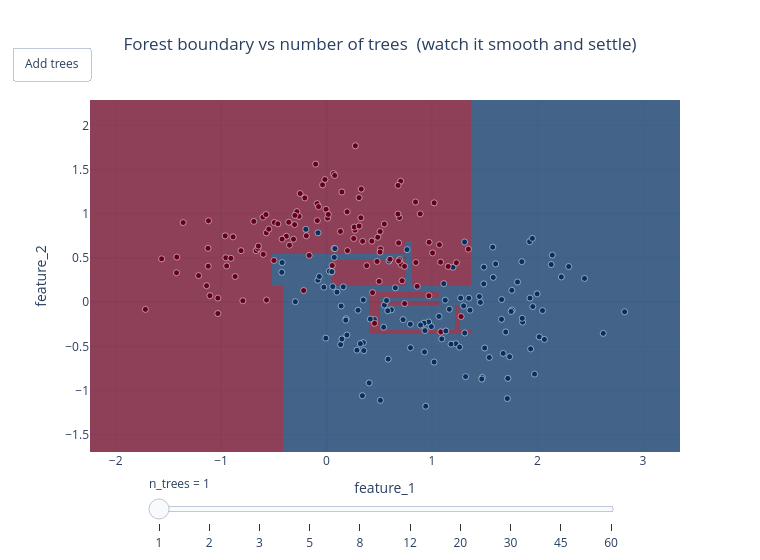

Write notebook code for a chart like this one.
### Markdown cell above
### Bonus: interactive extras (play and drag)

The animation above is a pre-rendered video. Here are two **interactive** Plotly views you can explore live.

> **Why no 3-D loss surface here?** Like a single tree, a random forest is **not** trained by gradient descent — it grows independent trees and votes. The meaningful stories for a forest are **how many trees** you average and **how it resists overfitting**, so that is what these controls explore.

#### 1. Ensemble-size explorer — drag the number of trees
Drag the slider (or press ▶) to average more trees and watch the boundary smooth out, then stop changing once you have "enough".

### Code cell
# Interactive boundary vs number of trees (Plotly heatmap frames + play + slider)
import plotly.graph_objects as go

gx = np.linspace(x_min, x_max, 110)
gy = np.linspace(y_min, y_max, 110)
GX, GY = np.meshgrid(gx, gy)
flat = np.c_[GX.ravel(), GY.ravel()]

def proba_k(k):
    agg = np.zeros((flat.shape[0], len(big.classes_)))
    for tree in big.trees[:k]:
        proba = tree.predict_proba(flat)
        cols = np.searchsorted(big.classes_, tree.classes_)
        agg[:, cols] += proba
    return (agg / k)[:, 1].reshape(GX.shape)

k_list = [1, 2, 3, 5, 8, 12, 20, 30, 45, 60]
Zk = {k: proba_k(k) for k in k_list}

def heat(k):
    return go.Heatmap(x=gx, y=gy, z=Zk[k], colorscale="RdBu", zmin=0, zmax=1,
                      opacity=0.75, showscale=False)

pts_layer = go.Scatter(x=X_train[:, 0], y=X_train[:, 1], mode="markers",
                       marker=dict(color=y_train, colorscale="RdBu", size=6,
                                   line=dict(color="white", width=0.5)), showlegend=False)

frames = [go.Frame(data=[heat(k), pts_layer], name=str(k)) for k in k_list]
fig_b = go.Figure(data=[heat(k_list[0]), pts_layer], frames=frames)
fig_b.update_layout(
    title=dict(text="Forest boundary vs number of trees  (watch it smooth and settle)", x=0.5, xanchor="center"),
    xaxis_title="feature_1", yaxis_title="feature_2",
    template="plotly_white", width=760, height=560,
    updatemenus=[dict(type="buttons", x=0.0, y=1.15, showactive=False,
        buttons=[dict(label="Add trees", method="animate",
                      args=[None, dict(frame=dict(duration=700, redraw=True), fromcurrent=True)])])],
    sliders=[dict(active=0, currentvalue=dict(prefix="n_trees = "), x=0.1, len=0.8,
        steps=[dict(method="animate", label=str(k),
                    args=[[str(k)], dict(mode="immediate", frame=dict(duration=0, redraw=True))])
               for k in k_list])],
)
fig_b.show()

### Figure 1 — Plotly figure (JSON) as saved in the notebook; plotly's stock layout.template omitted (floating-point values rounded to 4 significant figures; data arrays with more than 128 entries replaced by an {"elided": "..."} marker saying what was removed)
{"data": [{"colorscale": [[0.0, "rgb(103,0,31)"], [0.1, "rgb(178,24,43)"], [0.2, "rgb(214,96,77)"], [0.3, "rgb(244,165,130)"], [0.4, "rgb(253,219,199)"], [0.5, "rgb(247,247,247)"], [0.6, "rgb(209,229,240)"], [0.7, "rgb(146,197,222)"], [0.8, "rgb(67,147,195)"], [0.9, "rgb(33,102,172)"], [1.0, "rgb(5,48,97)"]], "opacity": 0.75, "showscale": false, "type": "heatmap", "x": [-2.218, -2.167, -2.116, -2.065, -2.014, -1.963, -1.913, -1.862, -1.811, -1.76, -1.709, -1.658, -1.607, -1.556, -1.506, -1.455, -1.404, -1.353, -1.302, -1.251, -1.2, -1.149, -1.099, -1.048, -0.9968, -0.946, -0.8951, -0.8442, -0.7934, -0.7425, -0.6916, -0.6407, -0.5899, -0.539, -0.4881, -0.4373, -0.3864, -0.3355, -0.2847, -0.2338, -0.1829, -0.132, -0.08117, -0.0303, 0.02057, 0.07144, 0.1223, 0.1732, 0.224, 0.2749, 0.3258, 0.3767, 0.4275, 0.4784, 0.5293, 0.5801, 0.631, 0.6819, 0.7328, 0.7836, 0.8345, 0.8854, 0.9362, 0.9871, 1.038, 1.089, 1.14, 1.191, 1.241, 1.292, 1.343, 1.394, 1.445, 1.496, 1.547, 1.598, 1.648, 1.699, 1.75, 1.801, 1.852, 1.903, 1.954, 2.005, 2.055, 2.106, 2.157, 2.208, 2.259, 2.31, 2.361, 2.411, 2.462, 2.513, 2.564, 2.615, 2.666, 2.717, 2.768, 2.818, 2.869, 2.92, 2.971, 3.022, 3.073, 3.124, 3.175, 3.225, 3.276, 3.327], "y": [-1.678, -1.641, -1.605, -1.569, -1.533, -1.497, -1.46, -1.424, -1.388, -1.352, -1.316, -1.279, -1.243, -1.207, -1.171, -1.134, -1.098, -1.062, -1.026, -0.9897, -0.9535, -0.9173, -0.8811, -0.8449, -0.8087, -0.7724, -0.7362, -0.7, -0.6638, -0.6276, -0.5914, -0.5552, -0.519, -0.4828, -0.4466, -0.4104, -0.3742, -0.338, -0.3018, -0.2656, -0.2294, -0.1932, -0.157, -0.1208, -0.08458, -0.04837, -0.01217, 0.02403, 0.06024, 0.09644, 0.1326, 0.1688, 0.2051, 0.2413, 0.2775, 0.3137, 0.3499, 0.3861, 0.4223, 0.4585, 0.4947, 0.5309, 0.5671, 0.6033, 0.6395, 0.6757, 0.7119, 0.7481, 0.7843, 0.8205, 0.8567, 0.8929, 0.9291, 0.9653, 1.002, 1.038, 1.074, 1.11, 1.146, 1.183, 1.219, 1.255, 1.291, 1.327, 1.364, 1.4, 1.436, 1.472, 1.508, 1.545, 1.581, 1.617, 1.653, 1.689, 1.726, 1.762, 1.798, 1.834, 1.87, 1.907, 1.943, 1.979, 2.015, 2.051, 2.088, 2.124, 2.16, 2.196, 2.232, 2.269], "z": {"elided": "110x110 float values"}, "zmax": 1, "zmin": 0}, {"marker": {"color": {"elided": "225 int values"}, "colorscale": [[0.0, "rgb(103,0,31)"], [0.1, "rgb(178,24,43)"], [0.2, "rgb(214,96,77)"], [0.3, "rgb(244,165,130)"], [0.4, "rgb(253,219,199)"], [0.5, "rgb(247,247,247)"], [0.6, "rgb(209,229,240)"], [0.7, "rgb(146,197,222)"], [0.8, "rgb(67,147,195)"], [0.9, "rgb(33,102,172)"], [1.0, "rgb(5,48,97)"]], "line": {"color": "white", "width": 0.5}, "size": 6}, "mode": "markers", "showlegend": false, "type": "scatter", "x": {"elided": "225 float values"}, "y": {"elided": "225 float values"}}], "layout": {"height": 560, "sliders": [{"active": 0, "currentvalue": {"prefix": "n_trees = "}, "len": 0.8, "steps": [{"args": [["1"], {"frame": {"duration": 0, "redraw": true}, "mode": "immediate"}], "label": "1", "method": "animate"}, {"args": [["2"], {"frame": {"duration": 0, "redraw": true}, "mode": "immediate"}], "label": "2", "method": "animate"}, {"args": [["3"], {"frame": {"duration": 0, "redraw": true}, "mode": "immediate"}], "label": "3", "method": "animate"}, {"args": [["5"], {"frame": {"duration": 0, "redraw": true}, "mode": "immediate"}], "label": "5", "method": "animate"}, {"args": [["8"], {"frame": {"duration": 0, "redraw": true}, "mode": "immediate"}], "label": "8", "method": "animate"}, {"args": [["12"], {"frame": {"duration": 0, "redraw": true}, "mode": "immediate"}], "label": "12", "method": "animate"}, {"args": [["20"], {"frame": {"duration": 0, "redraw": true}, "mode": "immediate"}], "label": "20", "method": "animate"}, {"args": [["30"], {"frame": {"duration": 0, "redraw": true}, "mode": "immediate"}], "label": "30", "method": "animate"}, {"args": [["45"], {"frame": {"duration": 0, "redraw": true}, "mode": "immediate"}], "label": "45", "method": "animate"}, {"args": [["60"], {"frame": {"duration": 0, "redraw": true}, "mode": "immediate"}], "label": "60", "method": "animate"}], "x": 0.1}], "title": {"text": "Forest boundary vs number of trees  (watch it smooth and settle)", "x": 0.5, "xanchor": "center"}, "updatemenus": [{"buttons": [{"args": [null, {"frame": {"duration": 700, "redraw": true}, "fromcurrent": true}], "label": "Add trees", "method": "animate"}], "showactive": false, "type": "buttons", "x": 0.0, "y": 1.15}], "width": 760, "xaxis": {"title": {"text": "feature_1"}}, "yaxis": {"title": {"text": "feature_2"}}}}
